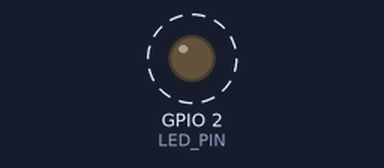
Recording of a sketch running on a simulated ESP32. On the bench: output pins drawn as LEDs (lit = HIGH). Dashed ring = blinking. WiFi joins after 1.5 s; servers stay silent unless stated; nothing arrives over Bluetooth unless stated; what the sketch prints to the serial monitor is not drawn.

Above: at 1.7 s.
Timing chart, 0 to 6.1 s (numbered marks = the images above):
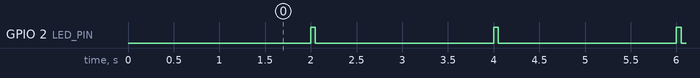

The sketch:

anchor.ino
```cpp
// Lakaz home anchor (ESP32 #1): Bluetooth beacon "LAKAZ-ANCHOR" that the band listens for.
// Optional: on-board LED shows the status from the laptop test server (simulator/mock.js).
// Libs: NimBLE-Arduino 2.x, ArduinoJson 7. Board: ESP32 Dev Module.
// Setup: copy secrets.example.h to secrets.h and fill it in (secrets.h is gitignored).
#include <WiFi.h>
#include <HTTPClient.h>
#include <NimBLEDevice.h>
#include <ArduinoJson.h>
#include "secrets.h"

#define ANCHOR_NAME "LAKAZ-ANCHOR"
#define LED_PIN     2                  // on-board blue LED on most ESP32 DevKits
#define POLL_MS     2000
#define BLE_POWER   ESP_PWR_LVL_P9     // lower = smaller "home": ESP_PWR_LVL_N12 .. ESP_PWR_LVL_P9

// LED: 0 = short blip every 2 s (beacon on, no status), 1 = solid (home), 2 = 1 Hz (away), 3 = 5 Hz (help)
int ledMode = 0;
unsigned long lastPoll = 0;

void startBeacon() {
  NimBLEDevice::init(ANCHOR_NAME);
  NimBLEDevice::setPower(BLE_POWER);
  NimBLEAdvertisementData adv;
  adv.setFlags(0x06);           // general discoverable, BLE only
  adv.setName(ANCHOR_NAME);     // the band matches on this name
  NimBLEDevice::getAdvertising()->setAdvertisementData(adv);
  NimBLEDevice::startAdvertising();
  Serial.println("Beacon on: " ANCHOR_NAME);
}

void pollStatus() {
  if (!strlen(STATUS_URL) || WiFi.status() != WL_CONNECTED) { ledMode = 0; return; }
  HTTPClient http;
  http.setTimeout(1500);
  http.begin(STATUS_URL);
  int code = http.GET();
  if (code != 200) { ledMode = 0; http.end(); return; }
  JsonDocument doc;
  DeserializationError err = deserializeJson(doc, http.getString());
  http.end();
  if (err) { ledMode = 0; return; }

  String status = doc["status"] | "";
  status.toLowerCase();
  int level = doc["level"] | 0;
  if (status == "sos")                                              ledMode = 3;
  else if (level > 0 || status == "away" || status == "left_home" || status == "left home")  ledMode = 2;
  else if (status == "home")                                        ledMode = 1;
  else                                                              ledMode = 0;
}

void updateLed() {
  unsigned long t = millis();
  bool on;
  if (ledMode == 1)      on = true;
  else if (ledMode == 2) on = (t / 500) % 2;
  else if (ledMode == 3) on = (t / 100) % 2;
  else                   on = (t % 2000) < 50;
  digitalWrite(LED_PIN, on);
}

void setup() {
  Serial.begin(115200);
  pinMode(LED_PIN, OUTPUT);
  startBeacon();
  // Wi-Fi joins at boot whenever an SSID is set (team request), not only when STATUS_URL is set.
  if (strlen(WIFI_SSID)) {
    WiFi.mode(WIFI_STA);
    WiFi.begin(WIFI_SSID, WIFI_PASS);
    while (WiFi.status() != WL_CONNECTED && millis() < 15000) delay(250);   // beacon is already on meanwhile
    Serial.println(WiFi.status() == WL_CONNECTED ? "WiFi: connected" : "WiFi: not connected (retrying every 10 s)");
  }
}

void loop() {
  // Hotspot missing or dropped: keep trying, and say so once per change.
  static unsigned long lastWifiTry = 0;
  static bool wasConnected = WiFi.status() == WL_CONNECTED;
  bool connected = WiFi.status() == WL_CONNECTED;
  if (connected != wasConnected) { wasConnected = connected; Serial.println(connected ? "WiFi: connected" : "WiFi: lost"); }
  if (strlen(WIFI_SSID) && !connected && millis() - lastWifiTry >= 10000) {
    lastWifiTry = millis();
    WiFi.disconnect();
    WiFi.begin(WIFI_SSID, WIFI_PASS);   // non-blocking
  }

  if (millis() - lastPoll >= POLL_MS) { lastPoll = millis(); pollStatus(); }
  updateLed();
}
```

secrets.example.h
```cpp
// Copy this file to secrets.h in the same folder and fill it in.
// secrets.h is gitignored: never commit Wi-Fi passwords.
#pragma once

#define WIFI_SSID   "your-hotspot"     // 2.4 GHz hotspot
#define WIFI_PASS   "your-password"

// Optional laptop test server (simulator/mock.js) that drives the status LED.
// Leave "" and the anchor is a plain home beacon.
#define STATUS_URL  ""                 // e.g. "http://192.168.43.20:3000/api/devices/band-01/status"
```

Measured:
- by itself, GPIO 2 (LED_PIN): alternates HIGH for 0.05 s and LOW for 2.0 s
